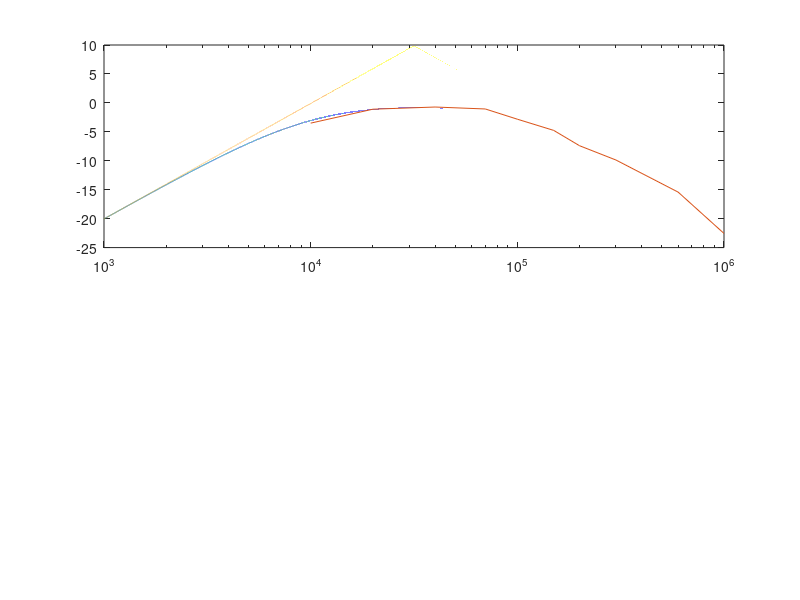

Write MATLAB code to recreate this figure. (Note: this script raises an error after producing the figure.)
clc;
clear;

% Initialize angular frequency
omega = [10 20 40 70 100 150 200 300 600 1000]*1e3;
freq = omega/(2*pi);

% Input the experiment values
Vo = [0.1337 0.1764 0.1842 0.1772 0.1446 0.1157 0.0853 0.0642 0.0339 0.0149];
timeShift = [0.0748 0.0213 -0.0044 -0.0065 -0.0070 -0.0063 -0.0051 -0.0038 -0.0022 -0.0015]*1e-3;

% Leave the rest and run the code
phaseShift = timeShift.*(360*freq);
gain = Vo/0.2;
gaindB = 20*log10(gain);

r1 = 1e3;
r2 = 10e3;
c = 0.01e-6;
tau1 = r1*c;
tau2 = r2*c;

% Choosing the plotting limit
startPoint = 1e3;
endPoint = 1000e3;
step = 1;
midPoint = 10^((log10(startPoint)+log10(endPoint))/2);

omega_a = startPoint:step:endPoint;

% Slope plotting
omega_1 = startPoint:step:31.623e3;
y1 =  -79.8642 + 19.9402*log10(omega_1);

omega_2 = 31.623e3+1:step:endPoint;
y2 = 99.5980 - 19.9402*log10(omega_2);

y = cat(2, y1, y2);

s = 1i*omega_a;

num = tau2*s;
den = (tau1*tau2)*s.^2 + (tau1+tau2)*s + 1;

sys = num./den;

magnitude = 20*log10(abs(sys));
phase = angle(sys) * (180/pi);

figure;

subplot(2, 1, 1);
semilogx(omega_a, magnitude);
hold on;
semilogx(omega, gaindB);
semilogx(omega_a, y, '--');

xline(31.623e3)
ylim([-23 11])

title('Bode Plot');
ylabel('Magnitude (dB)');
grid on;
hold off;


subplot(2, 1, 2);
semilogx(omega_a, phase);
hold on;
semilogx(omega, phaseShift);
xline(31.623e3)
yline(0)

ylim([-90 90])

xlabel('Frequency (rad/s)');
ylabel('Phase (degrees)');
grid on;
hold off;